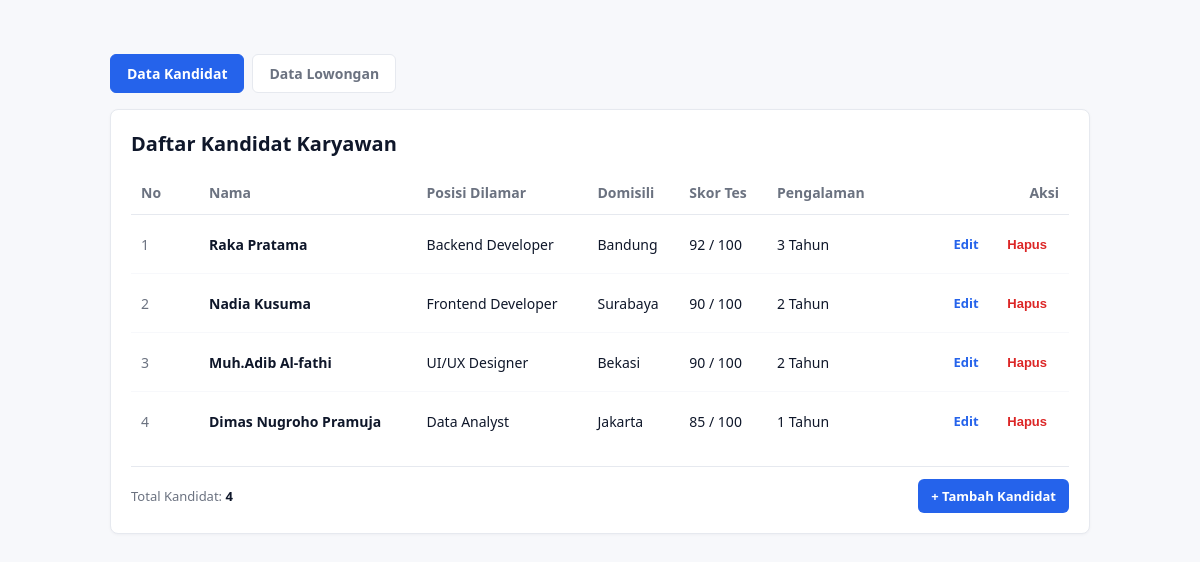
Page /project/index.php on the committed database.
### tables this page shows
CREATE TABLE `kandidat` (
  `id` int(11) NOT NULL,
  `nama` varchar(100) NOT NULL,
  `posisi` varchar(100) NOT NULL,
  `domisili` varchar(100) NOT NULL,
  `skorTes` int(11) NOT NULL DEFAULT 0,
  `pengalamanTahun` int(11) NOT NULL DEFAULT 0
);

### project/models/DB.php (called while the page is built, shortened)
<?php
class DB {
    private string $host = "localhost";
    private string $db_name = "mvp_kandidat_db";
    private string $username = "root";
    private string $password = "";
    private ?PDO $conn = null;
    private ?PDOStatement $result = null;
    public function __construct(
        string $host = "localhost",
        string $db_name = "mvp_kandidat_db",
        string $username = "root",
        string $password = ""
    ) {
        $this->host = $host;
        $this->db_name = $db_name;
        $this->username = $username;
        $this->password = $password;
        $this->conn = $this->connect();
    }
    public function connect(): PDO {
        try {
            $dsn = "mysql:host={$this->host};dbname={$this->db_name};charset=utf8mb4";
            $options = [
                PDO::ATTR_ERRMODE => PDO::ERRMODE_EXCEPTION,
                PDO::ATTR_DEFAULT_FETCH_MODE => PDO::FETCH_ASSOC,
                PDO::ATTR_EMULATE_PREPARES => false,
            ];
            return new PDO($dsn, $this->username, $this->password, $options);
        } catch (PDOException $e) {
            throw new RuntimeException("Koneksi Database Gagal: " . $e->getMessage(), 0, $e);
        }
    }
    public function executeQuery(string $query, array $params = []): PDOStatement {
        try {
            $stmt = $this->conn->prepare($query);
            $stmt->execute($params);
            $this->result = $stmt;
            return $stmt;
        } catch (PDOException $e) {
            throw new RuntimeException("Query Gagal: " . $e->getMessage(), 0, $e);
        }
    }
    public function getAllResult(): array {
        return $this->result->fetchAll(PDO::FETCH_ASSOC);
    }
}
?>

### project/models/TabelKandidat.php (called while the page is built, shortened)
<?php
require_once __DIR__ . '/DB.php';
require_once __DIR__ . '/Kandidat.php';
class TabelKandidat extends DB implements KontrakModel {
    private function mapRowToKandidat(array $row): Kandidat {
        return new Kandidat(
            (int)$row['id'],
            $row['nama'],
            $row['posisi'],
            $row['domisili'],
            (int)$row['skorTes'],
            (int)$row['pengalamanTahun']
        );
    }
    public function getAllKandidat(): array {
        $query = "SELECT * FROM kandidat ORDER BY skorTes DESC, id ASC";
        $this->executeQuery($query);
        $rows = $this->getAllResult();
        $list = [];
        foreach ($rows as $row) {
            $list[] = $this->mapRowToKandidat($row);
        }
        return $list;
    }
}
?>

### project/models/Kandidat.php (called while the page is built, shortened)
<?php
class Kandidat {
    private ?int $id;
    private string $nama;
    private string $posisi;
    private string $domisili;
    private int $skorTes;
    private int $pengalamanTahun;
    public function __construct(
        ?int $id,
        string $nama,
        string $posisi,
        string $domisili,
        int $skorTes,
        int $pengalamanTahun
    ) {
        $this->id = $id;
        $this->nama = $nama;
        $this->posisi = $posisi;
        $this->domisili = $domisili;
        $this->skorTes = $skorTes;
        $this->pengalamanTahun = $pengalamanTahun;
    }
    public function getId(): ?int { return $this->id; }
    public function getNama(): string { return $this->nama; }
    public function getPosisi(): string { return $this->posisi; }
    public function getDomisili(): string { return $this->domisili; }
    public function getSkorTes(): int { return $this->skorTes; }
    public function getPengalamanTahun(): int { return $this->pengalamanTahun; }
}
?>

### project/views/ViewKandidat.php (called while the page is built, shortened)
<?php
class ViewKandidat implements KontrakView {
    private string $skinPath;
    public function __construct(string $skinPath = '', string $formPath = '') {
        $this->skinPath = $skinPath ?: __DIR__ . '/../template/skin.html';
    }
    public function renderDaftar(string $tableRowsHtml, int $totalData): string {
        $template = file_get_contents($this->skinPath);
        $tokens = [
            '{{TABLE_ROWS}}' => $tableRowsHtml,
            '{{TOTAL_DATA}}' => (string)$totalData,
        ];
        return str_replace(array_keys($tokens), array_values($tokens), $template);
    }
}
?>

### project/presenters/PresenterKandidat.php (the view, shortened to what this page needs)
<?php
class PresenterKandidat implements KontrakPresenter {
    private KontrakModel $model;
    private KontrakView $view;
    public function __construct(KontrakModel $model, KontrakView $view) {
        $this->model = $model;
        $this->view = $view;
    }
    private function buildRowHtml(int $no, Kandidat $kandidat): string {
        $id = (int)$kandidat->getId();
        $nama = htmlspecialchars($kandidat->getNama());
        $posisi = htmlspecialchars($kandidat->getPosisi());
        $domisili = htmlspecialchars($kandidat->getDomisili());
        $skorTes = number_format($kandidat->getSkorTes()) . ' / 100';
        $pengalaman = number_format($kandidat->getPengalamanTahun()) . ' Tahun';
        return "<tr>
            <td class='col-id'>{$no}</td>
            <td><strong>{$nama}</strong></td>
            <td>{$posisi}</td>
            <td>{$domisili}</td>
            <td>{$skorTes}</td>
            <td>{$pengalaman}</td>
            <td class='col-actions'>
                <a href='index.php?screen=edit&id={$id}' class='btn btn-edit'>Edit</a>
                <form method='post' action='index.php' style='display:inline;' onsubmit=\"return confirm('Hapus kandidat ini?')\">
                    <input type='hidden' name='action' value='hapus'>
                    <input type='hidden' name='id' value='{$id}'>
                    <button type='submit' class='btn btn-delete'>Hapus</button>
                </form>
            </td>
        </tr>";
    }
    public function tampilkanKandidat(): string {
        $listKandidat = $this->model->getAllKandidat();
        $totalKandidat = count($listKandidat);
        $rowsHtml = '';
        if (empty($listKandidat)) {
            $rowsHtml = '<tr><td colspan="7" style="text-align:center;color:#6b7280;padding:24px;">Belum ada data kandidat.</td></tr>';
        } else {
            $no = 1;
            foreach ($listKandidat as $kandidat) {
                $rowsHtml .= $this->buildRowHtml($no, $kandidat);
                $no++;
            }
        }
        return $this->view->renderDaftar($rowsHtml, $totalKandidat);
    }
}
?>

### project/index.php (shortened to what this page needs)
<?php
require_once __DIR__ . '/models/TabelKandidat.php';
require_once __DIR__ . '/views/ViewKandidat.php';
require_once __DIR__ . '/presenters/PresenterKandidat.php';
$page = $_POST['page'] ?? $_GET['page'] ?? 'kandidat';
if ($page === 'lowongan') {
    $model = new TabelLowongan('localhost', 'mvp_kandidat_db', 'root', '');
    $view = new ViewLowongan();
    $presenter = new PresenterLowongan($model, $view);
    if ($_SERVER['REQUEST_METHOD'] === 'POST') {
        $action = $_POST['action'] ?? '';
        if ($action === 'tambah') {
            $presenter->tambahLowongan(
                $_POST['judulPosisi'],
                $_POST['departemen'],
                $_POST['lokasi'],
                (int)$_POST['kuota'],
                $_POST['status']
            );
        } elseif ($action === 'ubah' && isset($_POST['id'])) {
            $presenter->ubahLowongan(
                (int)$_POST['id'],
                $_POST['judulPosisi'],
                $_POST['departemen'],
                $_POST['lokasi'],
                (int)$_POST['kuota'],
                $_POST['status']
            );
        } elseif ($action === 'hapus' && isset($_POST['id'])) {
            $presenter->hapusLowongan((int)$_POST['id']);
        }
        header("Location: index.php?page=lowongan");
        exit();
    } else {
        $screen = $_GET['screen'] ?? 'list';
        if ($screen === 'add') {
            echo $presenter->tampilkanFormLowongan();
        } elseif ($screen === 'edit' && isset($_GET['id'])) {
            echo $presenter->tampilkanFormLowongan((int)$_GET['id']);
        } else {
            echo $presenter->tampilkanLowongan();
        }
    }
} else {
    $model = new TabelKandidat('localhost', 'mvp_kandidat_db', 'root', '');
    $view = new ViewKandidat();
    $presenter = new PresenterKandidat($model, $view);
    if ($_SERVER['REQUEST_METHOD'] === 'POST') {
        $action = $_POST['action'] ?? '';
        if ($action === 'tambah') {
            $presenter->tambahKandidat(
                $_POST['nama'],
                $_POST['posisi'],
                $_POST['domisili'],
                (int)$_POST['skorTes'],
                (int)$_POST['pengalamanTahun']
            );
        } elseif ($action === 'ubah' && isset($_POST['id'])) {
            $presenter->ubahKandidat(
                (int)$_POST['id'],
                $_POST['nama'],
                $_POST['posisi'],
                $_POST['domisili'],
                (int)$_POST['skorTes'],
                (int)$_POST['pengalamanTahun']
            );
        } elseif ($action === 'hapus' && isset($_POST['id'])) {
            $presenter->hapusKandidat((int)$_POST['id']);
        }
        header("Location: index.php?page=kandidat");
        exit();
    } else {
        $screen = $_GET['screen'] ?? 'list';
        if ($screen === 'add') {
            echo $presenter->tampilkanFormKandidat();
        } elseif ($screen === 'edit' && isset($_GET['id'])) {
            echo $presenter->tampilkanFormKandidat((int)$_GET['id']);
        } else {
            echo $presenter->tampilkanKandidat();
        }
    }
}
?>

### rows in the picture
kandidat: no "1", nama "Raka Pratama", posisi "Backend Developer", domisili "Bandung", skorTes "92 / 100", pengalamanTahun "3 Tahun"
kandidat: no "2", nama "Nadia Kusuma", posisi "Frontend Developer", domisili "Surabaya", skorTes "90 / 100", pengalamanTahun "2 Tahun"
kandidat: no "3", nama "Muh.Adib Al-fathi", posisi "UI/UX Designer", domisili "Bekasi", skorTes "90 / 100", pengalamanTahun "2 Tahun"
kandidat: no "4", nama "Dimas Nugroho Pramuja", posisi "Data Analyst", domisili "Jakarta", skorTes "85 / 100", pengalamanTahun "1 Tahun"

### other values in the picture
$presenter->tampilkanKandidat() "Data Kandidat Data Lowongan Daftar Kandidat Karyawan No Nama Posisi Dilamar Domisili Skor Tes Pengalaman Aksi Total Kandidat: 4 + Tambah Kandidat"
